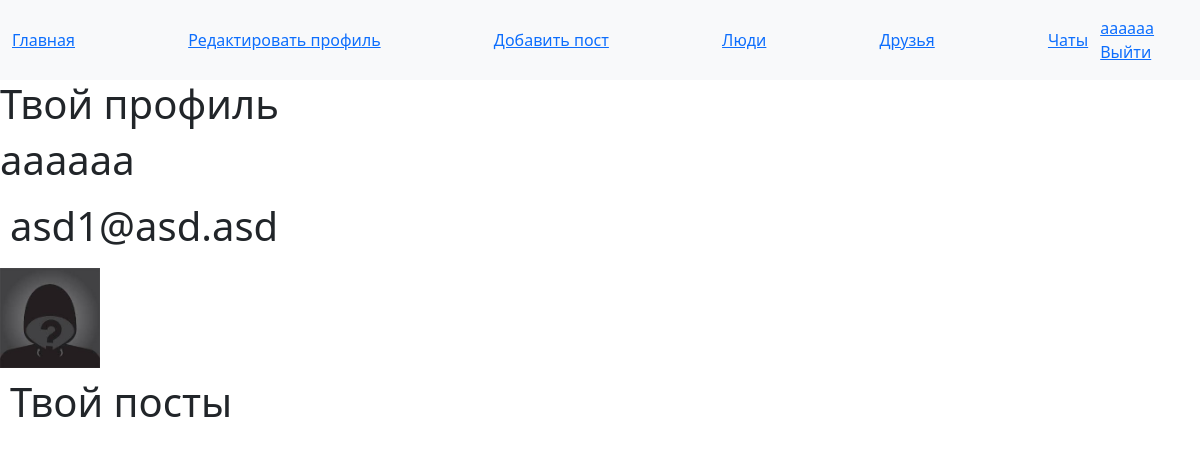
Screenshot of /profile/ (signed in) with the database file from the repository.
### menu_app/models.py (models this page shows, shortened)
class Menu(models.Model):
    title = models.CharField(max_length=64, null=False, blank=False)
    url = models.CharField(max_length=128, null=False, blank=False)
    type = models.ForeignKey(ClassMenu, on_delete=models.CASCADE)

### user_app/models.py (models this page shows, shortened)
class User(AbstractUser):
    email = models.EmailField(_("email address"), unique=True)
    USERNAME_FIELD = "email"
    REQUIRED_FIELDS = ["username"]
    class Meta:
        db_table = 'auth_user'

### profile_app/models.py (models this page shows, shortened)
class Profile(models.Model):
    user = models.OneToOneField(User, on_delete=models.CASCADE, related_name='profile')
    image = models.ImageField(null=True, blank=True)
    email_verify = models.BooleanField(default=False)

### profile_app/views/profile.py (the view)
# urls.py: path('profile/', login_required(Profile_user.as_view()), name='profile'),
class Profile_user(View):
    def get(self, request):
            user_ava = Profile.objects.filter(user=request.user)
            user_post = Post.objects.order_by('-id').filter(user=request.user)
            comment = Comments.objects.filter(user=request.user)
            post_image = ImagePost.objects.all()
            context = {"title": "Акк",
                       "users": user_ava,
                       "posts": user_post,
                       "comments": comment,
                       "post_image": post_image}
            return render(request, "profile_app/profile.html", context)

### menu_app/templatetags/menu_main.py (called while the page is built, shortened)
@register.inclusion_tag('base.html')
def profile_menu():
    menu = Menu.objects.filter(type=2)
    return {'menu': menu, }

@register.inclusion_tag('base.html', takes_context=True)
def user_menu(context):
    if context.request.user.is_authenticated:
        menu = [
            {
                'title': f"{context.request.user.last_name} {context.request.user.first_name}",
                'url': '/profile',
            },
            {
                'title': 'Выйти',
                'url': '/logout',
            },
        ]
    return {'menu': menu, }

### templates/profile_app/profile.html (shortened to what this page needs)
{% load menu_main %}
<link rel="stylesheet" href="https://cdn.jsdelivr.net/npm/bootstrap@5.1.3/dist/css/bootstrap.min.css">
<nav class="navbar navbar-expand-lg bg-light">
    <div class="container-fluid">{% profile_menu %}</div>
    <div id="user_menu" class="navbar-text">{% user_menu %}</div>
</nav>
<html lang="en">
<head>
</head>
<body>
        <h1>Твой профиль</h1>
        <h1>{{ user.last_name }} {{ user.first_name }}</h1>
        <h1 style="padding: 10px;">{{ user.email }}</h1>
         {% for u in users %}
                    {% if user.id == u.user_id %}
                        {% if u.image %}
                            <div><a href="{% url 'profile_update_ava' u.id %}"> <img src="{{ u.image.url }}" alt="" width="100px" height="100px"></a></div>
                        {% else %}
                            <div><a href="{% url 'profile_update_ava' u.id %}"><img src="/static/profile_app/image/def.jpg" alt="" width="100px" height="100px"></a></div>
                        {% endif %}
                    {% endif %}
        {% endfor %}
        <h1 style="padding: 10px;" >Твой посты</h1>
      <div style="padding: 10px;" ></div>
</body>
</html>

### templates/base.html
{% for m in menu %}
    <a href="{{ m.url }}">{{ m.title }}</a>
{% endfor%}

### rows the page displays
Menu: title "Главная"
Menu: title "Редактировать профиль"
Menu: title "Добавить пост"
Menu: title "Люди"
Menu: title "Друзья"
Menu: title "Чаты"

### other values shown
{{ m.title }} "aaaaaa" "Выйти"
{{ user.last_name }} "aaaaaa"
{{ user.email }} "asd1@asd.asd"
